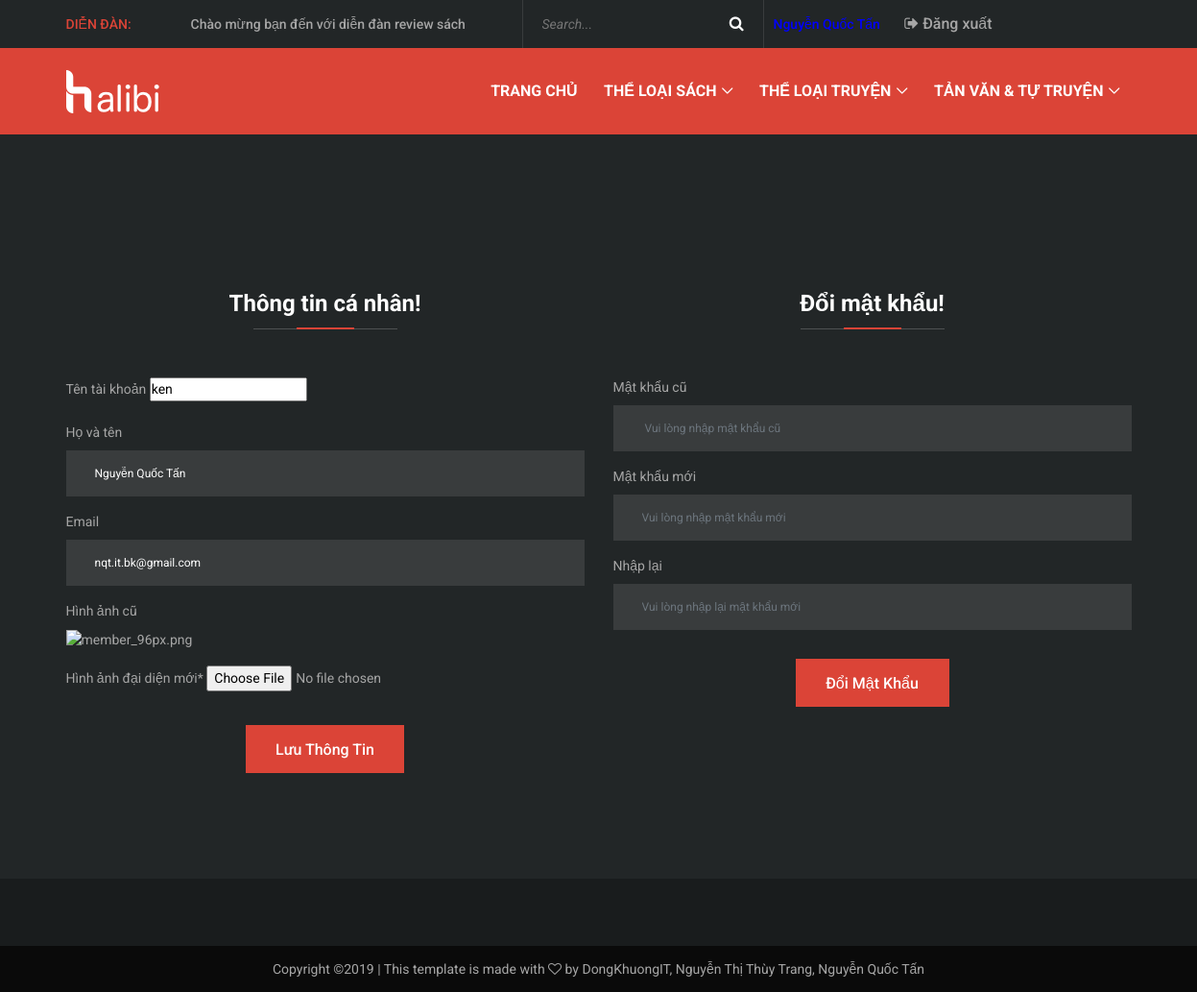
The app's page /user_panel.php (signed in) with its own data.
### tables this page shows
CREATE TABLE `topics` (
  `topic_id` int(11) NOT NULL,
  `parent_topic_id` int(11) DEFAULT NULL,
  `topic_title` varchar(50) NOT NULL,
  `level` tinyint(4) NOT NULL DEFAULT '6',
  `description` varchar(255) DEFAULT NULL,
  `created_time` timestamp NOT NULL DEFAULT CURRENT_TIMESTAMP,
  `icon_name` varchar(50) NOT NULL DEFAULT 'th'
);

CREATE TABLE `users` (
  `username` varchar(50) NOT NULL,
  `password` varchar(50) NOT NULL,
  `level` tinyint(4) NOT NULL DEFAULT '4',
  `full_name` varchar(50) NOT NULL,
  `email` varchar(50) NOT NULL,
  `is_blocked` bit(1) NOT NULL DEFAULT b'0',
  `created_time` timestamp NOT NULL DEFAULT CURRENT_TIMESTAMP,
  `last_login_time` timestamp NULL DEFAULT NULL,
  `avatar_url` varchar(255) DEFAULT 'images/member_96px.png'
);

### user_panel.php (the view, shortened to what this page needs)
<?php
	include('inc/header.php');
    $get_username = $_SESSION['session_username'];
    $sql = "SELECT * FROM users WHERE username = '$get_username'";
    $result = mysqli_query($connection,$sql);
    $row = mysqli_fetch_array($result);
    $picture = $row['avatar_url'];
?>
    <div class="vizew-breadcrumb">
        <div class="container">
            <div class="row">
                <div class="col-12">
                </div>
            </div>
        </div>
    </div>
    <div class="vizew-login-area section-padding-80">
        <div class="container">
            <div class="row justify-content-center">
                <div class="col-12 col-md-6">
                    <div class="login-content">
                        <div class="section-heading">
                            <h4>Thông tin cá nhân!</h4>
                            <div class="line"></div>
                        </div>
                        <form action="pages/do_update.php" method="post" enctype="multipart/form-data">
                            <div class="form-group">
                                <label>Tên tài khoản</label>
                                <input type="text" name="" readonly value="<?php echo $_SESSION['session_username']; ?>">
                            </div>
                            <div class="form-group">
                                <label for="full_name">Họ và tên</label>
                                <input type="text" name="full_name" class="form-control" id="full_name" value="<?php echo $row['full_name']; ?>">
                            </div>
                            <div class="form-group">
                                <label for="email">Email</label>
                                <input type="email" name="email" class="form-control" id="email" value="<?php echo $row['email']; ?>">
                            </div>
                            <?php
                            if($picture!= ""){
                            ?>
                            <div class="form-group">
                                <label>Hình ảnh cũ</label><br />
                                <img src="upload_images/user_images/<?php echo $picture; ?>" alt="<?php echo $picture; ?>" width="100px" height="auto"><br />
                            </div>
                            <?php
                                }else{
                                ?>
                                <strong style="color:red">Không có hình!</strong>
                                <?php
                                }
                            ?>
                            <div class="form-group">
                                <label for="picture">Hình ảnh đại diện mới*</label>
                                <input type="file" name="new_url" id="picture">
                            </div>
                            <button type="submit" class="btn vizew-btn w-20 " name="btn-login" id="btn-center">Lưu thông tin</button>
                        </form>
                    </div>
                </div>
                     <div class="col-12 col-md-6">
                    <div class="login-content">
                        <div class="section-heading">
                            <h4>Đổi mật khẩu!</h4>
                            <div class="line"></div>
                        </div>
                        <form action="pages/do_update.php" method="post">
                            <div class="form-group">
                                <label for="old_password">Mật khẩu cũ</label>
                                <input type="password" name="old_password" class="form-control" id="old_password" placeholder=" Vui lòng nhập mật khẩu cũ" required="">
                            </div>
                            <div class="form-group">
                                <label for="new_password">Mật khẩu mới</label>
                                <input type="password" name="new_password" class="form-control" id="new_password" placeholder="Vui lòng nhập mật khẩu mới" required="">
                            </div>
                            <div class="form-group">
                                <label for="re_password">Nhập lại</label>
                                <input type="password" name="re_password" class="form-control" id="re_password" placeholder="Vui lòng nhập lại mật khẩu mới" required="">
                            </div>
                            <button type="submit" class="btn vizew-btn w-20" name="btn-login" id="btn-center">Đổi mật khẩu</button>
                        </form>
                    </div>
                </div>
            </div>
        </div>
    </div>
<?php
	include('inc/footer.php');
?>

### inc/header.php (shortened to what this page needs)
<?php
include("library/function.php");
?>
<!DOCTYPE html>
<html lang="en">
<head>
    <link rel="stylesheet" href="style.css">
    <link rel="stylesheet" href="css/forum-main.css">
</head>
<body>
    <header class="header-area">
        <div class="top-header-area">
            <div class="container">
                <div class="row align-items-center">
                    <div class="col-12 col-md-5">
                        <div class="breaking-news-area d-flex align-items-center">
                            <div class="news-title">
                                <p>Diễn đàn:</p>
                            </div>
                            <div id="breakingNewsTicker" class="ticker">
                                <ul>
                                    <li><a href="#">Chào mừng bạn đến với diễn đàn review sách</a></li>
                                </ul>
                            </div>
                        </div>
                    </div>
                    <div class="col-12 col-md-7">
                        <div class="top-meta-data d-flex align-items-center">
                            <div class="top-search-area">
                                <form action="search.php" method="post">
                                    <input type="search" name="top-search" id="topSearch" placeholder="Search..." required="">
                                    <button type="submit" class="btn"><i class="fa fa-search" aria-hidden="true"></i></button>
                                </form>
                            </div>
							<?php
							if (isset($_SESSION['session_username'])){
							?>
							<div class="group-btn" style="margin-left:10px!important;">
                            <a href="user_panel.php" style="color:blue"><?= $_SESSION['session_full_name'] ?></a>&nbsp;
                            &nbsp;<a href="pages/do_logout.php" class="login-btn"><i class="fa fa-sign-out" aria-hidden="true"></i>&nbsp;Đăng xuất</a>
							</div>
							<?php
							}
							?>
                        </div>
                    </div>
                </div>
            </div>
        </div>
        <div class="vizew-main-menu" id="sticker">
            <div class="classy-nav-container breakpoint-off">
                <div class="container">
                    <nav class="classy-navbar justify-content-between" id="vizewNav">
                        <a href="index.php" class="nav-brand"><img src="img/core-img/logo-other.png" alt=""></a>
                        <div class="classy-menu">
                            <div class="classynav">
                                <ul>
                                    <li><a href="index.php">Trang chủ</a></li>
                                    <?php   $user_level = LEVEL_VISITOR;
                                    if (isset($_SESSION['session_username'])) {
                                        $user_level = $_SESSION['session_level'];
                                    }
                                    $select_topics = 'select * from topics where parent_topic_id is null and level >= ' . $user_level;
                                    $result_topics = mysqli_query($connection,$select_topics);
                                    if ($result_topics){
                                    while ($row = mysqli_fetch_assoc($result_topics)){
                                    ?>
                                    <li>
                                    <a href="javascript:void(0)"><?php echo $row['topic_title']; ?></a>
                                    </li>
                                   <?php
                                        }
                                    }
                                    ?>
                                </ul>
                            </div>
                        </div>
                    </nav>
                </div>
            </div>
        </div>
    </header>

### style.css (style rules this page uses)
* { margin: 0; padding: 0; }
body { font-family: "Roboto", sans-serif; font-size: 14px; background-color: #222627; color: #a6a6a6; }
h1, h2, h3, h4, h5, h6 { font-family: "Roboto", sans-serif; color: #ffffff; line-height: 1.3; font-weight: 500; }
p { font-family: "Roboto", sans-serif; color: #a6a6a6; font-size: 14px; line-height: 2; font-weight: 400; }
a, a:hover, a:focus { -webkit-transition-duration: 500ms; -o-transition-duration: 500ms; transition-duration: 500ms; text-decoration: none; outline: 0 solid transparent; color: #a6a6a6; font-weight: 500; font-size: 14px; font-family: "Roboto", sans-serif; }
ul { margin: 0; }
ul li { list-style: none; }
img { height: auto; max-width: 100%; }
.section-padding-80 { padding-top: 80px; padding-bottom: 80px; }
.section-heading { position: relative; z-index: 1; margin-bottom: 50px; text-align: center; }
.section-heading h4 { font-weight: 700; margin-bottom: 10px; }
.section-heading .line { width: 150px; height: 1px; background-color: #4e5152; margin: 0 auto; position: relative; z-index: 1; }
.section-heading .line::after { width: 60px; height: 2px; background-color: #db4437; content: ''; position: absolute; bottom: 0; left: 50%; margin-left: -30px; }
.vizew-btn { background-color: #db4437; -webkit-transition-duration: 500ms; -o-transition-duration: 500ms; transition-duration: 500ms; position: relative; z-index: 1; display: inline-block; min-width: 160px; height: 50px; color: #ffffff; border-radius: 0; padding: 0 30px; font-size: 16px; line-height: 50px; font-weight: 500; text-transform: capitalize; }
.top-header-area { position: relative; z-index: 1; width: 100%; height: 50px; }
.top-header-area .breaking-news-area { position: relative; z-index: 1; }
.top-header-area .breaking-news-area .news-title { min-width: 115px; }
.top-header-area .breaking-news-area .news-title p { margin-bottom: 0; font-weight: 500; color: #db4437; text-transform: uppercase; }
.top-header-area .breaking-news-area .ticker { width: 100%; text-align: left; position: relative; overflow: hidden; padding-left: 15px; }
.top-header-area .breaking-news-area .ticker ul { width: 100%; position: relative; z-index: 1; }
.top-header-area .breaking-news-area .ticker ul li { display: none; width: 100%; font-weight: 400; }
.top-header-area .breaking-news-area .ticker ul li a { display: block; color: #a6a6a6; }
.top-header-area .top-search-area { position: relative; z-index: 1; }
.top-header-area .top-search-area form { position: relative; z-index: 1; border-left: 1px solid #393c3d; border-right: 1px solid #393c3d; }
.top-header-area .top-search-area form input { -webkit-transition-duration: 500ms; -o-transition-duration: 500ms; transition-duration: 500ms; width: 250px; height: 50px; border: none; color: #a6a6a6; font-size: 14px; font-style: italic; padding: 0 20px; background-color: transparent; }
.top-header-area .top-search-area form button { position: absolute; width: auto; height: 50px; background-color: transparent; top: 50%; right: 20px; font-size: 16px; z-index: 99; border: none; cursor: pointer; color: #ffffff; padding: 0; -webkit-transform: translateY(-50%); -ms-transform: translateY(-50%); transform: translateY(-50%); }
.top-header-area .login-btn { position: relative; z-index: 1; padding: 0 15px; height: 50px; line-height: 50px; font-size: 16px; text-align: center; }
.header-area { position: relative; z-index: 1000; width: 100%; }
.header-area .vizew-main-menu { position: relative; width: 100%; }
.header-area .vizew-main-menu .classy-nav-container { background-color: #db4437; }
.header-area .vizew-main-menu .classy-navbar { padding: 0; height: 90px; }
.header-area .vizew-main-menu .classy-navbar .nav-brand { max-width: 150px; }
.header-area .vizew-main-menu .classy-navbar .classynav ul li a { font-weight: 700; text-transform: uppercase; font-size: 16px; color: #ffffff; height: 90px; line-height: 90px; border-bottom: 3px solid transparent; }
.header-area .vizew-main-menu .classy-navbar .classynav ul li a::after { color: #ffffff; }
.vizew-breadcrumb { position: relative; z-index: 1; padding-top: 40px; padding-bottom: 40px; }
.form-control { position: relative; z-index: 2; height: 48px; width: 100%; background-color: #393c3d; font-size: 12px; margin-bottom: 15px; padding: 10px 30px; color: #ffffff; -webkit-transition-duration: 500ms; -o-transition-duration: 500ms; transition-duration: 500ms; border: none; border-radius: 0; }

### css/forum-main.css (style rules this page uses)
.group-btn { margin-left:22%; }
#btn-center { display: block; margin: 30px auto; }

### records on screen
topics: topic_title "THỂ LOẠI SÁCH"
topics: topic_title "THỂ LOẠI TRUYỆN"
topics: topic_title "TẢN VĂN & TỰ TRUYỆN"
users: full_name "Nguyễn Quốc Tấn", email "nqt.it.bk@gmail.com"
